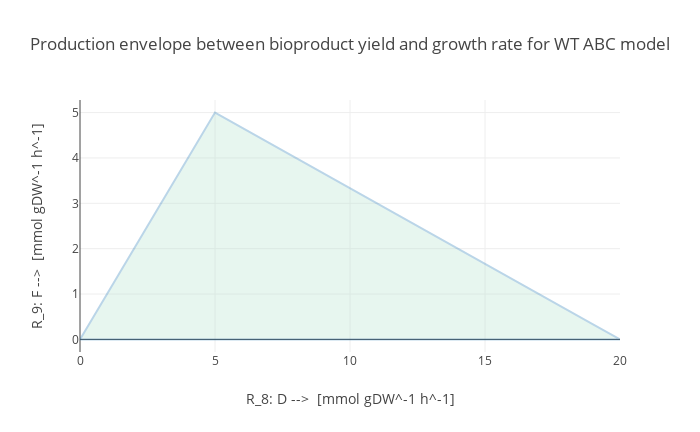

Here is the notebook cell this chart was saved with:
### Code cell
result.plot(title='Production envelope between bioproduct yield and growth rate for WT ABC model')

### Figure 1 — Plotly figure (JSON) as saved in the notebook; plotly's stock layout.template omitted (floating-point values rounded to 4 significant figures)
{"data": [{"fill": "toself", "fillcolor": "#B3E2CD", "hoverinfo": "none", "marker": {"line": {"color": "#B3E2CD"}, "opacity": 0.3}, "mode": "lines", "name": "WT", "opacity": 0.3, "type": "scatter", "x": [0, 1, 2, 3, 4, 5, 6, 7, 8, 9, 10, 11, 12, 13, 14, 15, 16, 17, 18, 19, 20, 20, 19, 18, 17, 16, 15, 14, 13, 12, 11, 10, 9, 8, 7, 6, 5, 4, 3, 2, 1, 0], "y": [0, 0, 0, 0, 0, 0, 0, 0, 0, 0, 0, 0, 0, 0, 0, 0, 0, 0, 0, 0, 0, 0, 0.3333, 0.6667, 1, 1.333, 1.667, 2, 2.333, 2.667, 3, 3.333, 3.667, 4, 4.333, 4.667, 5, 4, 3, 2, 1, 0]}], "layout": {"height": 432, "title": "Production envelope between bioproduct yield and growth rate for WT ABC model", "width": 700, "xaxis": {"title": "R_8: D -->  [mmol gDW^-1 h^-1]"}, "yaxis": {"title": "R_9: F -->  [mmol gDW^-1 h^-1]"}}}
